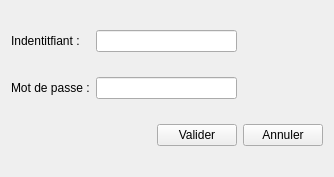
<?xml version="1.0" encoding="UTF-8"?>
<ui version="4.0">
 <class>dbConnection</class>
 <widget class="QWidget" name="dbConnection">
  <property name="geometry">
   <rect>
    <x>0</x>
    <y>0</y>
    <width>334</width>
    <height>177</height>
   </rect>
  </property>
  <property name="windowTitle">
   <string>Form</string>
  </property>
  <layout class="QGridLayout" name="gridLayout">
   <item row="0" column="0">
    <widget class="QLabel" name="label">
     <property name="text">
      <string>Indentitfiant :</string>
     </property>
    </widget>
   </item>
   <item row="1" column="0">
    <widget class="QLabel" name="label_2">
     <property name="text">
      <string>Mot de passe :</string>
     </property>
    </widget>
   </item>
   <item row="2" column="3">
    <widget class="QPushButton" name="annuler">
     <property name="text">
      <string>Annuler</string>
     </property>
    </widget>
   </item>
   <item row="2" column="2">
    <widget class="QPushButton" name="valider">
     <property name="text">
      <string>Valider</string>
     </property>
    </widget>
   </item>
   <item row="1" column="1" colspan="2">
    <widget class="QLineEdit" name="password">
     <property name="echoMode">
      <enum>QLineEdit::Password</enum>
     </property>
     <property name="readOnly">
      <bool>false</bool>
     </property>
    </widget>
   </item>
   <item row="0" column="1" colspan="2">
    <widget class="QLineEdit" name="identifiant"/>
   </item>
  </layout>
 </widget>
 <tabstops>
  <tabstop>identifiant</tabstop>
  <tabstop>password</tabstop>
  <tabstop>valider</tabstop>
  <tabstop>annuler</tabstop>
 </tabstops>
 <resources/>
 <connections/>
</ui>
